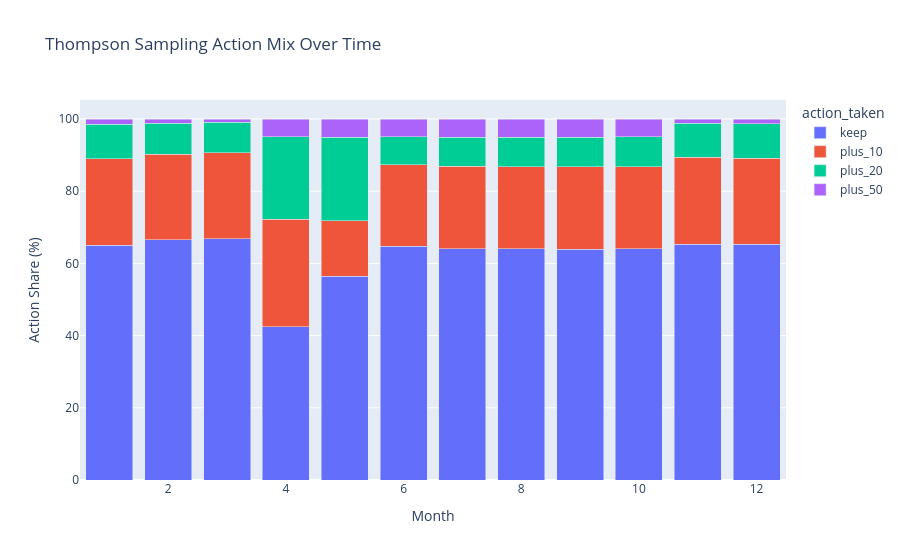

Write notebook code for a chart like this one.
### Markdown cell above
## Section 4: Action Distribution Evolution

This stacked view focuses on Thompson Sampling and shows how the policy allocates decisions across keep, +10, +20, and +50 actions over time. It is a direct read on how exploration and exploitation evolve month by month.

### Code cell
thompson_actions = results_df.loc[results_df['policy_display'] == 'thompson']
action_evo_raw = thompson_actions.groupby(['month', 'action_taken']).size().unstack(fill_value=0)
action_evolution = action_evo_raw.div(action_evo_raw.sum(axis=1), axis=0) * 100.0
action_evolution = action_evolution.reset_index().melt(id_vars='month', var_name='action_taken', value_name='pct_of_actions')

fig_actions = px.bar(
    action_evolution,
    x='month',
    y='pct_of_actions',
    color='action_taken',
    title='Thompson Sampling Action Mix Over Time',
)
fig_actions.update_layout(barmode='stack', xaxis_title='Month', yaxis_title='Action Share (%)')
fig_actions.show()

### Figure 1 — Plotly figure (JSON) as saved in the notebook; plotly's stock layout.template omitted (floating-point values rounded to 4 significant figures)
{"data": [{"hovertemplate": "action_taken=keep<br>month=%{x}<br>pct_of_actions=%{y}<extra></extra>", "legendgroup": "keep", "marker": {"color": "#636efa", "pattern": {"shape": ""}}, "name": "keep", "orientation": "v", "showlegend": true, "textposition": "auto", "type": "bar", "x": [1, 2, 3, 4, 5, 6, 7, 8, 9, 10, 11, 12], "xaxis": "x", "y": [64.96, 66.55, 66.77, 42.51, 56.47, 64.78, 64.03, 64.1, 63.89, 64.11, 65.3, 65.25], "yaxis": "y"}, {"hovertemplate": "action_taken=plus_10<br>month=%{x}<br>pct_of_actions=%{y}<extra></extra>", "legendgroup": "plus_10", "marker": {"color": "#EF553B", "pattern": {"shape": ""}}, "name": "plus_10", "orientation": "v", "showlegend": true, "textposition": "auto", "type": "bar", "x": [1, 2, 3, 4, 5, 6, 7, 8, 9, 10, 11, 12], "xaxis": "x", "y": [24.01, 23.73, 23.9, 29.72, 15.28, 22.48, 22.9, 22.68, 22.86, 22.69, 24.09, 23.82], "yaxis": "y"}, {"hovertemplate": "action_taken=plus_20<br>month=%{x}<br>pct_of_actions=%{y}<extra></extra>", "legendgroup": "plus_20", "marker": {"color": "#00cc96", "pattern": {"shape": ""}}, "name": "plus_20", "orientation": "v", "showlegend": true, "textposition": "auto", "type": "bar", "x": [1, 2, 3, 4, 5, 6, 7, 8, 9, 10, 11, 12], "xaxis": "x", "y": [9.56, 8.57, 8.39, 22.88, 23.25, 7.77, 8.04, 8.12, 8.22, 8.3, 9.41, 9.62], "yaxis": "y"}, {"hovertemplate": "action_taken=plus_50<br>month=%{x}<br>pct_of_actions=%{y}<extra></extra>", "legendgroup": "plus_50", "marker": {"color": "#ab63fa", "pattern": {"shape": ""}}, "name": "plus_50", "orientation": "v", "showlegend": true, "textposition": "auto", "type": "bar", "x": [1, 2, 3, 4, 5, 6, 7, 8, 9, 10, 11, 12], "xaxis": "x", "y": [1.47, 1.15, 0.94, 4.89, 5.0, 4.97, 5.03, 5.1, 5.03, 4.9, 1.2, 1.31], "yaxis": "y"}], "layout": {"barmode": "stack", "legend": {"title": {"text": "action_taken"}, "tracegroupgap": 0}, "title": {"text": "Thompson Sampling Action Mix Over Time"}, "xaxis": {"anchor": "y", "domain": [0.0, 1.0], "title": {"text": "Month"}}, "yaxis": {"anchor": "x", "domain": [0.0, 1.0], "title": {"text": "Action Share (%)"}}}}
